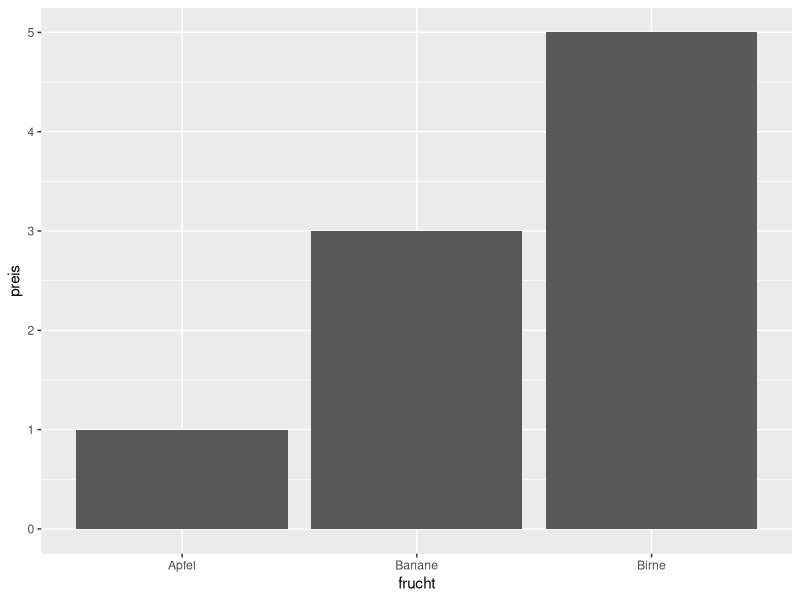

The R source for this figure:
## ---- chunk 1
knitr::opts_chunk$set(echo = TRUE, message = FALSE, warning = FALSE)
## ---- chunk 2

library(dplyr)
library(ggplot2)
library(lubridate)

## ---- chunk 3

# logical Vektor
vektor_lgl <- c(TRUE, FALSE, NA)

# Zwei Eigenschaften

## Typ
typeof(vektor_lgl)

## Länge
length(vektor_lgl)

vektor_lgl2 <- 1:5 == 3
typeof(vektor_lgl2)

# Numerische Vektoren

# Double Werte sind Näherungen. Es handelt sich um Gleitkommazahlen
vektor_num_dbl <- c(1, 5, 3)
typeof(vektor_num_dbl) # Zahlen in R sind standardmässig vom Type double

vektor_num_int <- c(1L, 5L, 3L)
typeof(vektor_num_int)

# Character Vektoren (Zeichenvektoren)

vektor_chr <- c("Apfel", "Birne", "Banane")
typeof(vektor_chr)

## ---- chunk 4

as.numeric(vektor_lgl)
as.character(vektor_lgl)
as.integer(3.5)

## ---- chunk 5

# Faktoren
vektor_chr
vektor_fct <- factor(vektor_chr)

vektor_fct
typeof(vektor_fct) # Faktoren bauen auf Ganzzahlen (integer) auf
attributes(vektor_fct)

as.integer(vektor_fct)
## ---- chunk 6

datum_ursprung_chr <- "1970-01-01" # ISO 8601 Datumsformat
typeof(datum_ursprung_chr)

datum_ursprung_date <- as.Date(datum_ursprung_chr)
typeof(datum_ursprung_date)

attributes(datum_ursprung_date)
class(datum_ursprung_date)

as.double(datum_ursprung_date)

datum_ursprung_date + 1 

# Was ist das Ergebnis?

# 1. 1
# 2. "1"
# 3. "1970-01-02"
# 4. "1971-01-01"

as.double(datum_ursprung_date + 1)

Sys.Date()
class(Sys.Date())
as.numeric(Sys.Date())

# Was sagt uns diese Zahl?
# 18728 = Anzahl Tage seit Ursprung (1970-01-01)

## ---- chunk 7

vektor_datetime_roh <- c("1970-03-05 12:20:00", "1969-04-04 10:00:00", as.character(Sys.time()))
vektor_datetime <- ymd_hms(vektor_datetime_roh)
as.double(vektor_datetime)


inventar <- tibble(
  zeit = vektor_datetime,
  frucht = vektor_chr,
  preis = vektor_num_dbl,
  verfuegbarkeit = vektor_lgl)

typeof(inventar)
attributes(inventar)
class(inventar)

inventar %>% 
  mutate(datum = as_date(zeit),
         stunde = hour(zeit),
         minute = minute(zeit),
         sekunde = second(zeit),
         datum2 = ymd_hms(paste(datum, stunde, minute, sekunde)))


inventar %>% 
  #mutate(frucht = fct_relevel(frucht, c("Banane", "Birne", "Apfel"))) %>% 
  ggplot(aes(x = frucht, y = preis)) +
  geom_col()

